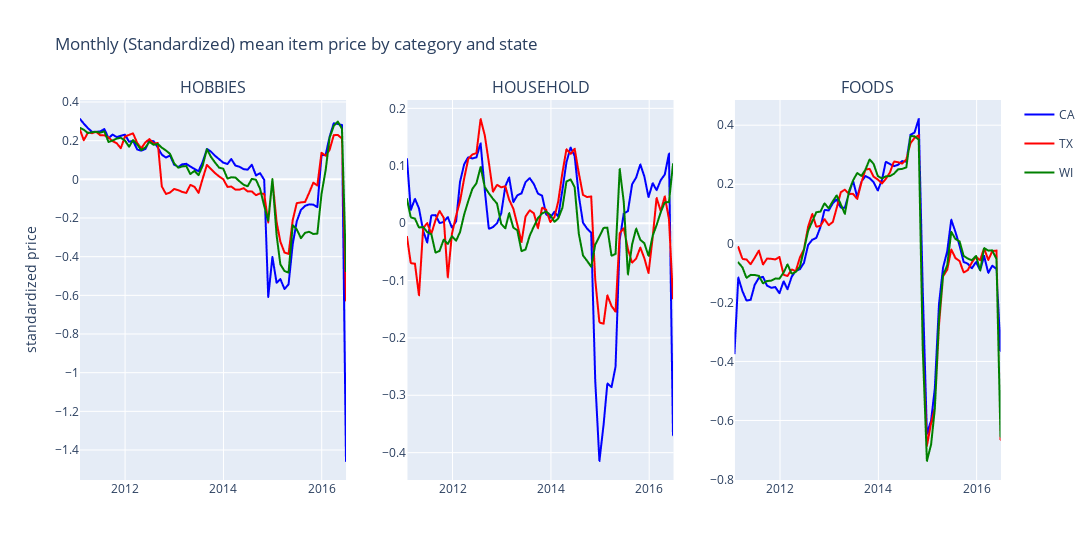

Notebook cell for this chart:
### Markdown cell above
The average prices over all goods has varied a lot over the last 5 years, but with the introduction of so many new products this is to be expected. If we look just at the last 18 months where very few, if any, new products were added, the prices are far more stable, with household items increasing in price a little across the board and foods costs increasing significantly in Texas and California - possibly due to lack of rainfall.

### Code cell
# this plot does not answer the question...

# are prices of products changing and how?

# mean price of an item in a state across stores
to_plot = \
(df
# .sample(frac=0.01)
.groupby(['cat_id','state_id','item_id','wm_yr_wk'], observed=True)
.agg(item_price=('sell_price_cent','mean'))
.reset_index())

# match wm_yr_wk to a date
cal_df = pd.read_csv(
    RAW_DATA_PATH / 'calendar.csv',
    parse_dates=['date'],
    usecols=['date','wm_yr_wk']).groupby('wm_yr_wk').first()

# join in the dates
to_plot = \
(to_plot
.merge(
    cal_df,
    left_on=['wm_yr_wk'],
    right_on=['wm_yr_wk']))

# standardise the item_price
to_plot.item_price = \
(to_plot
[['state_id','item_id','item_price']]
.groupby(['state_id','item_id'], observed=True)
.transform(lambda x: (x-x.mean())/x.std()))

# get monthly mean item price across states and categories
to_plot = \
(to_plot
.groupby(['cat_id','state_id'], observed=True)
.resample('M', on='date')
.item_price
.mean()
.reset_index('date'))

# display(to_plot.sample(5))

category_ids = to_plot.index.get_level_values('cat_id').categories.to_list()
state_ids = to_plot.index.get_level_values('state_id').categories.to_list()

fig = make_subplots(rows=1, cols=3, column_titles=category_ids)

# plot as lines
for col, category_id in enumerate(category_ids):
    for state_id in state_ids:
        tmp = to_plot.loc[(category_id, state_id), :]
        fig.add_trace(
            go.Scattergl(
                x=tmp.date,
                y=tmp.item_price,
                name=state_id,
                legendgroup=state_id,
                showlegend=not col,
                mode='lines',
                marker=go.scattergl.Marker(
                    color={'CA':'blue','TX':'red','WI':'green'}[state_id])),
            row=1, col=col+1)

layout = go.Layout(
    width=1200,
    title="Monthly (Standardized) mean item price by category and state",
    yaxis_title="standardized price")

fig.update_layout(layout)
fig
